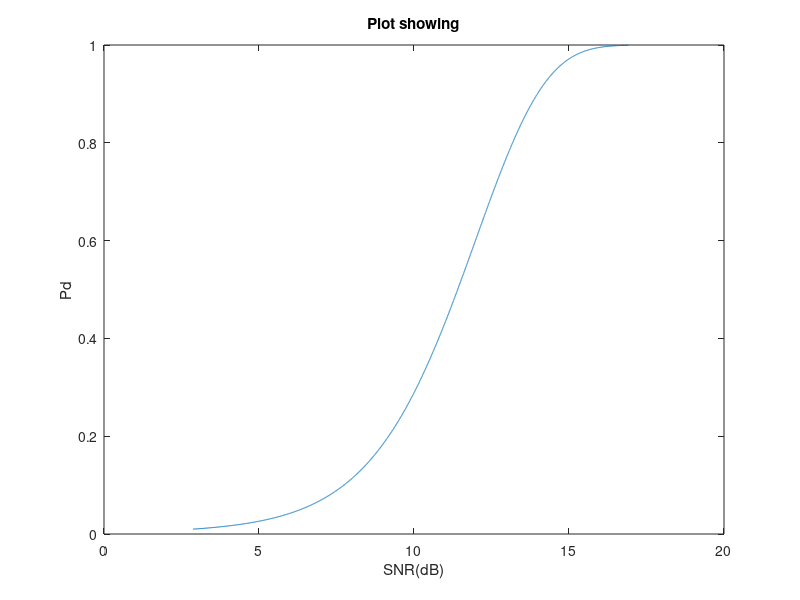

Write MATLAB code to recreate this figure.
close all

Pfa = 1e-4;
Pd = 0.01:0.0001:0.9995;

%% NOISE VOLTAGE DISTRIBUTION

x = -7:.01:7;
%standard deviation of noise
std_dev = (1)^-0.5;
pd = makedist('Normal','Sigma',std_dev);
H0 =  pdf(pd,x);


%% THRESHOLD VOLTAGE

%inverse of the cumulative normal distribution give threshold voltage
%finding P(v|H0) > Vtrice
Vt =  norminv(1- Pfa,0, std_dev)


%% CUMULATIVE VOLTAGE DISTRIBUTION OF NOISE

norm_area_right_pfa = 1 - cdf('Normal',Vt,0,std_dev);
a = norminv(norm_area_right_pfa,0,std_dev)

%% SIGNAL DISTRIBUTION

%lower bound to include 80% of H1 above threshold
norm_area_right_pd = 1- Pd;

%converting area of norm to threshold value

d_thresh = norminv(norm_area_right_pd,0,std_dev);

%plotting pdf of H1
pd_pd = makedist('Normal','Sigma',std_dev, 'mu', 0);

%ploting pdf of H1 with threshold


%% PLOTTING BOTH
H1 = pdf(pd_pd,x);

m = Vt - d_thresh
m2 = m.^2
snr = m2./(std_dev.^2)
snr_db = 10.*log10(snr)

%% ROC plot

plot(snr_db,Pd)
xlabel("SNR(dB)")
ylabel("Pd")
title("Plot showing")






















